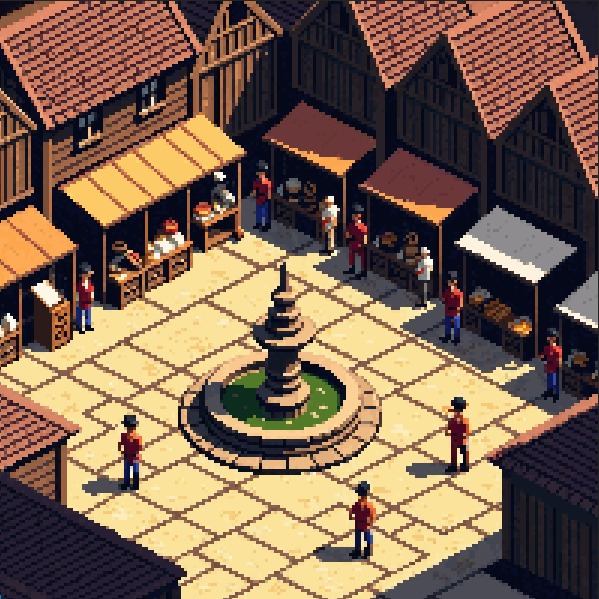
#> input picture imagenes/plaza.jpg, 599 x 599 px
$ python imagen_consola_hd.py
#> lines starting #> are read from the running program, lines starting #| are printed output that depends on the picture
#> the answer given: imagenes/plaza.jpg
#!/usr/bin/env python3
# -*- coding: utf-8 -*-
"""
Biblioteca para mostrar imágenes en la consola con ALTA RESOLUCIÓN.
Optimizada para mostrar imágenes de 200x200 con gran detalle.

Esta versión utiliza caracteres especiales Unicode y bloques de
cuarto de tamaño para lograr una resolución mucho mayor.
"""

import os
import sys
from rich.console import Console
from rich.text import Text
from rich.panel import Panel

# Intentar importar PIL (Pillow) para el procesamiento de imágenes
try:
    from PIL import Image
    PIL_DISPONIBLE = True
except ImportError:
    PIL_DISPONIBLE = False

# Consola Rich global
console = Console()

def verificar_pillow():
    """Verifica si Pillow está instalado."""
    if not PIL_DISPONIBLE:
        console.print("[bold red]Error:[/bold red] Necesitas instalar Pillow:")
        console.print("[cyan]pip install pillow[/cyan]")
        return False
    return True

def mostrar_imagen_hd(ruta_imagen, ancho=100, alto=None, aspect_ratio=0.5):
    """
    Muestra una imagen con alta resolución en la consola.
    Esta función utiliza caracteres Unicode de bloques para representar
    imágenes con hasta 4 veces más resolución que los métodos convencionales.

    Args:
        ruta_imagen: Ruta al archivo de imagen
        ancho: Ancho deseado en caracteres (por defecto 100)
        alto: Alto deseado en caracteres (opcional)
        aspect_ratio: Relación de aspecto de los caracteres en la terminal (ancho/alto)
                      Valores típicos: 0.5 (terminal estándar), 1.0 (cuadrado perfecto)

    Returns:
        bool: True si la imagen se mostró correctamente
    """
#> called with ruta_imagen = 'imagenes/plaza.jpg', ancho = 50, alto = 50, aspect_ratio = 0.5
    if not verificar_pillow():
        return False

    try:
        # Cargar imagen
        imagen = Image.open(ruta_imagen)
#> imagen is the input picture: PIL image 599x599 RGB; mean R, G, B 126.3, 101.6, 81.8
        if imagen.mode != "RGB":
            imagen = imagen.convert("RGB")

        # Calcular dimensiones con corrección de aspecto
        ancho_original, alto_original = imagen.size
#> ancho_original = 599; alto_original = 599
        if alto is None:
            # Ajustar altura considerando la relación de aspecto del carácter
            # Los caracteres suelen ser más altos que anchos (aprox. 1:2 → aspect_ratio=0.5)
            # Ajustamos para que la imagen se vea correctamente proporcionada
            alto = int(alto_original * ancho / ancho_original / aspect_ratio)

        # Redimensionar imagen con alta calidad
        # Aumentamos la resolución horizontal para compensar caracteres rectangulares
        imagen_ancho = ancho * 2  # 2 pixeles por carácter en horizontal
        imagen_alto = alto * 2    # 2 pixeles por carácter en vertical
        imagen = imagen.resize((imagen_ancho, imagen_alto), Image.LANCZOS)
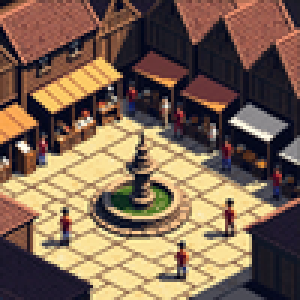
#> imagen: PIL image 100x100 RGB (shown 3 times larger); mean R, G, B 126, 101.7, 81.8

        # Crear texto formateado
        texto = Text()

        # Método de bloques de cuadrícula avanzado
        for y in range(0, imagen_alto, 2):
            for x in range(0, imagen_ancho, 2):
                # Dividimos un bloque 2x2 de píxeles en 4 cuadrantes
                # Cada cuadrante puede estar encendido o apagado

                # Obtener colores para los 4 cuadrantes (2x2 píxeles)
                top_left = imagen.getpixel((x, y)) if x < imagen_ancho and y < imagen_alto else (0, 0, 0)
                top_right = imagen.getpixel((x+1, y)) if x+1 < imagen_ancho and y < imagen_alto else (0, 0, 0)
                bottom_left = imagen.getpixel((x, y+1)) if x < imagen_ancho and y+1 < imagen_alto else (0, 0, 0)
                bottom_right = imagen.getpixel((x+1, y+1)) if x+1 < imagen_ancho and y+1 < imagen_alto else (0, 0, 0)

                # Calcular color promedio para fondo
                r_bg = (top_left[0] + top_right[0] + bottom_left[0] + bottom_right[0]) // 4
                g_bg = (top_left[1] + top_right[1] + bottom_left[1] + bottom_right[1]) // 4
                b_bg = (top_left[2] + top_right[2] + bottom_left[2] + bottom_right[2]) // 4

                # Calcular brillo para cada cuadrante
                # Usamos ponderación estándar para convertir RGB a brillo perceptual
                def brillo(r, g, b):
                    return 0.299 * r + 0.587 * g + 0.114 * b

                tl_bright = brillo(top_left[0], top_left[1], top_left[2])
                tr_bright = brillo(top_right[0], top_right[1], top_right[2])
                bl_bright = brillo(bottom_left[0], bottom_left[1], bottom_left[2])
                br_bright = brillo(bottom_right[0], bottom_right[1], bottom_right[2])
                avg_bright = (tl_bright + tr_bright + bl_bright + br_bright) / 4

                # Determinar qué cuadrantes están "activos" basado en diferencia de brillo
                threshold = 20  # Valor menor = más sensible a cambios

                # Considerar cuadrantes como activos o inactivos según su brillo
                quadrant_pattern = 0
                if tl_bright > avg_bright + threshold or tl_bright < avg_bright - threshold:
                    quadrant_pattern |= 1  # Arriba izquierda
                if tr_bright > avg_bright + threshold or tr_bright < avg_bright - threshold:
                    quadrant_pattern |= 2  # Arriba derecha
                if bl_bright > avg_bright + threshold or bl_bright < avg_bright - threshold:
                    quadrant_pattern |= 4  # Abajo izquierda
                if br_bright > avg_bright + threshold or br_bright < avg_bright - threshold:
                    quadrant_pattern |= 8  # Abajo derecha

                # Mapear el patrón a un carácter de bloque Unicode
                block_chars = {
                    0: ' ',      # Ningún cuadrante
                    1: '▘',      # Arriba izquierda
                    2: '▝',      # Arriba derecha
                    3: '▀',      # Arriba completo
                    4: '▖',      # Abajo izquierda
                    5: '▌',      # Izquierda completo
                    6: '▞',      # Diagonal ↘
                    7: '▛',      # Todo excepto abajo derecha
                    8: '▗',      # Abajo derecha
                    9: '▚',      # Diagonal ↗
                    10: '▐',     # Derecha completo
                    11: '▜',     # Todo excepto abajo izquierda
                    12: '▄',     # Abajo completo
                    13: '▙',     # Todo excepto arriba derecha
                    14: '▟',     # Todo excepto arriba izquierda
                    15: '█'      # Todos los cuadrantes
                }

                character = block_chars[quadrant_pattern]

                # Determinar colores para primer plano y fondo
                if quadrant_pattern == 0:
                    # Espacio en blanco con color de fondo promedio
                    texto.append(' ', style=f"on rgb({r_bg},{g_bg},{b_bg})")
                elif quadrant_pattern == 15:
                    # Bloque completo
                    texto.append('█', style=f"rgb({r_bg},{g_bg},{b_bg})")
                else:
                    # Para cuadrantes parciales, necesitamos color de primer y segundo plano
                    # Agrupar colores según si están en cuadrantes activos o inactivos
                    active_colors = []
                    inactive_colors = []

                    quads = [(top_left, 1), (top_right, 2), (bottom_left, 4), (bottom_right, 8)]
                    for color, mask in quads:
                        if quadrant_pattern & mask:
                            active_colors.append(color)
                        else:
                            inactive_colors.append(color)

                    # Promediar colores para determinar primer plano y fondo
                    if active_colors:
                        r_fg = sum(c[0] for c in active_colors) // len(active_colors)
                        g_fg = sum(c[1] for c in active_colors) // len(active_colors)
                        b_fg = sum(c[2] for c in active_colors) // len(active_colors)
                    else:
                        r_fg, g_fg, b_fg = r_bg, g_bg, b_bg

                    if inactive_colors:
                        r_bg = sum(c[0] for c in inactive_colors) // len(inactive_colors)
                        g_bg = sum(c[1] for c in inactive_colors) // len(inactive_colors)
                        b_bg = sum(c[2] for c in inactive_colors) // len(inactive_colors)

                    # Aplicar el carácter con los colores calculados
                    texto.append(character, style=f"rgb({r_fg},{g_fg},{b_fg}) on rgb({r_bg},{g_bg},{b_bg})")

            texto.append('\n')

        # Mostrar en un panel
        nombre_archivo = os.path.basename(ruta_imagen)
        panel = Panel(
            texto,
            title=f"[bold cyan]{nombre_archivo}[/bold cyan]",
            border_style="blue"
        )

        console.print(panel)
        return True

    except Exception as e:
        console.print(f"[bold red]Error al procesar imagen HD: {str(e)}[/bold red]")
        return False


# [101 lines left out: functions mostrar_imagen_ansi, mostrar_imagen, not called in this run]

# Función para probar la biblioteca
if __name__ == "__main__":
    console.print("[bold cyan]====== IMAGEN EN CONSOLA HD - PRUEBA ======[/bold cyan]")

    if not PIL_DISPONIBLE:
        console.print("[bold red]ERROR: Instala Pillow primero: pip install pillow[/bold red]")
        sys.exit(1)

    # Solicitar ruta de imagen para prueba
    console.print("[cyan]Ingresa la ruta de una imagen para probar:[/cyan]")
    ruta = input("> ").strip()

    if os.path.exists(ruta):
        # Mostrar con los diferentes modos
        console.print("\n[bold green]1. Mostrando en modo HD (bloques Unicode):[/bold green]")
        mostrar_imagen_hd(ruta, 50,50)

        #console.print("\n[bold green]2. Mostrando en modo ANSI (256 colores):[/bold green]")
        #mostrar_imagen_ansi(ruta, 200)

        console.print("\n[bold]¿Cuál modo te funciona mejor?[/bold]")
        console.print("El modo HD usa caracteres Unicode y colores RGB True Color.")
        console.print("El modo ANSI usa caracteres simples y colores ANSI de 256 colores.")
        console.print("Elige el que se vea mejor en tu terminal.")
    else:
        console.print(f"[bold red]No se encontró la imagen: {ruta}[/bold red]")

$ run again, on imagenes/taberna_0003 (1).png
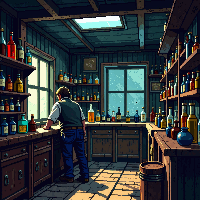
#> input picture imagenes/taberna_0003 (1).png, 200 x 200 px
#> in mostrar_imagen_hd, imagen is the input picture: PIL image 200x200 RGBA; mean R, G, B, A 52, 56.8, 58.3, 255
#> in mostrar_imagen_hd, `imagen = imagen.resize((imagen_ancho, imagen_alto), Image.LANCZOS)`:
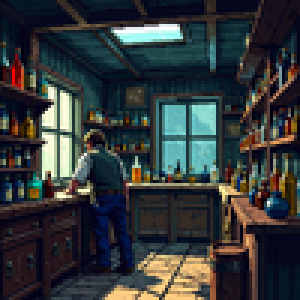
#> imagen: PIL image 100x100 RGB (shown 3 times larger); mean R, G, B 52, 56.8, 58.3

$ run again, on imagenes/taberna_0004 (1).png
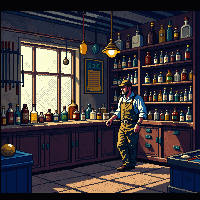
#> input picture imagenes/taberna_0004 (1).png, 200 x 200 px
#> in mostrar_imagen_hd, imagen is the input picture: PIL image 200x200 RGBA; mean R, G, B, A 63, 56.6, 60.3, 255
#> in mostrar_imagen_hd, `imagen = imagen.resize((imagen_ancho, imagen_alto), Image.LANCZOS)`:
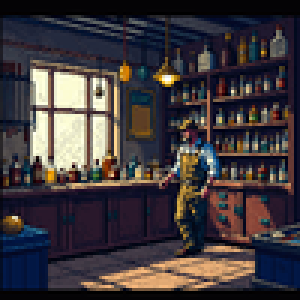
#> imagen: PIL image 100x100 RGB (shown 3 times larger); mean R, G, B 63.2, 56.6, 60.4

$ run again, on imagenes/taberna_0005 (1).png
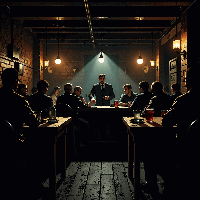
#> input picture imagenes/taberna_0005 (1).png, 200 x 200 px
#> in mostrar_imagen_hd, imagen is the input picture: PIL image 200x200 RGBA; mean R, G, B, A 29.8, 25.7, 22.1, 255
#> in mostrar_imagen_hd, `imagen = imagen.resize((imagen_ancho, imagen_alto), Image.LANCZOS)`:
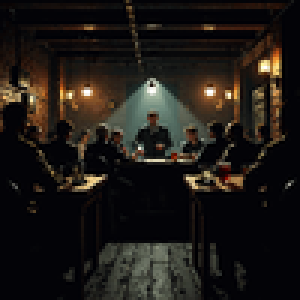
#> imagen: PIL image 100x100 RGB (shown 3 times larger); mean R, G, B 30, 25.9, 22.1
